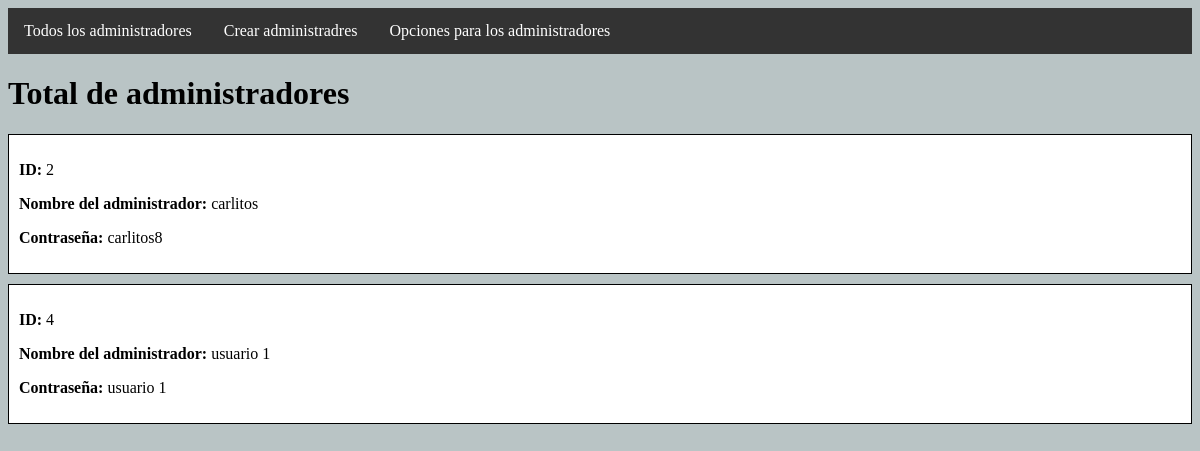
/admindjango/total_administradores/, run on an earlier commit of the app's database.
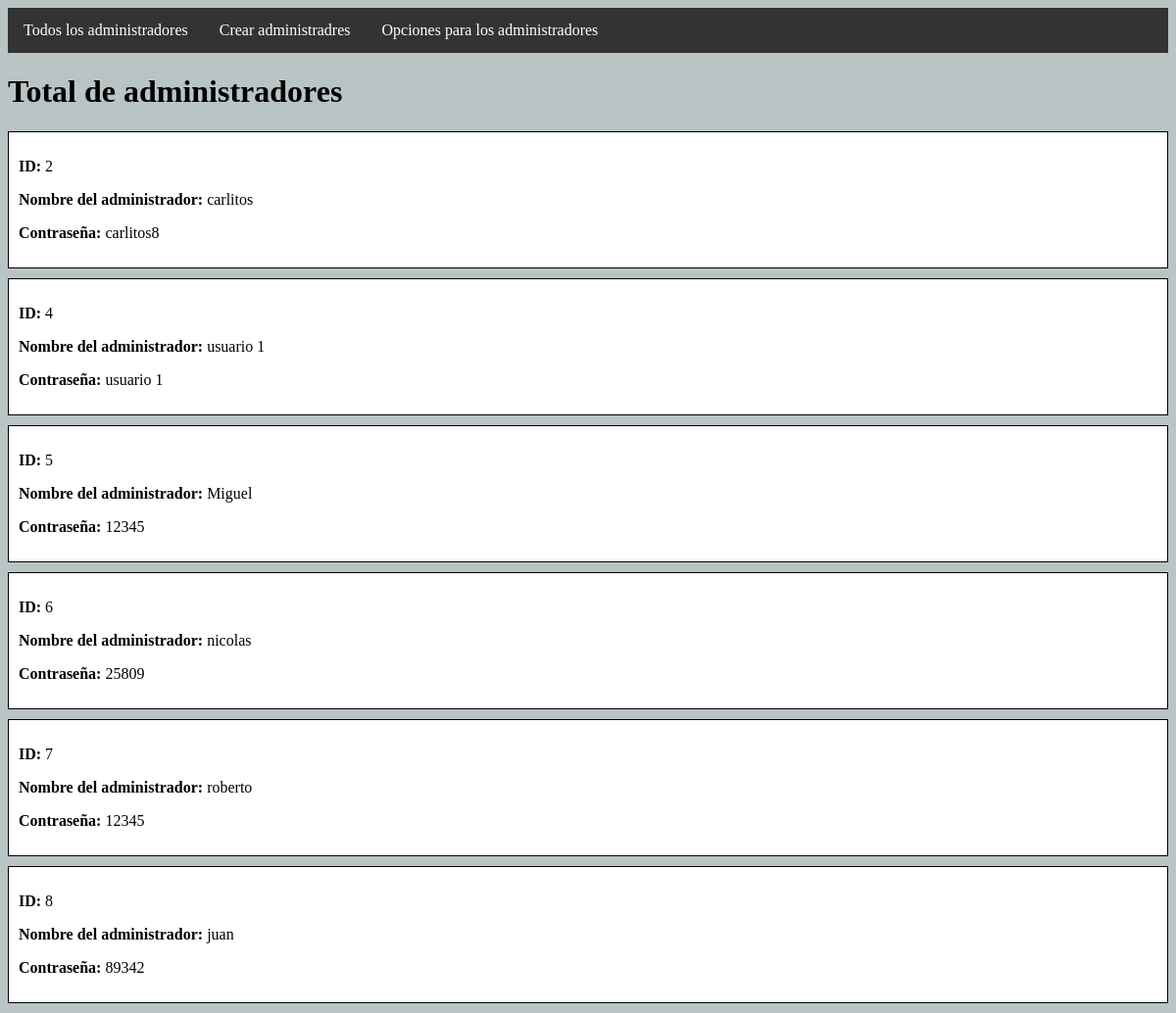
And on a later commit of the database.
### admin_botilleria/models.py (models this page shows, shortened)
class Admin_django(models.Model):
    id_admin = models.AutoField(primary_key=True)
    nombre_admin = models.CharField(max_length=40, null=False)
    contrasena_admin = models.CharField(max_length=30, null=False)

### admin_botilleria/views.py (the view)
# urls.py: path('admindjango/total_administradores/',views.total_administradores, name='total_administradores'),
def total_administradores(request):
    admin_dj = Admin_django.objects.all()
    context = {'admin_dj':admin_dj}
    return render(request, 'html/admindjango/total_administradores.html', context)

### admin_botilleria/templates/html/admindjango/total_administradores.html (shortened to what this page needs)
{% load static %}
<!DOCTYPE html>
<html lang="en">
<head>
    <link rel="stylesheet" href="{% static 'CSS/total_administradores.css' %}">
</head>
<body>
    <nav>
        <ul>
            <li><a href="{% url 'total_administradores' %}">Todos los administradores</a></li>
            <li><a href="{% url 'crear_admin' %}">Crear administradres</a></li>
            <li><a href="{% url 'admin_opc_admin' %}">Opciones para los administradores</a></li>
        </ul>
    </nav>
    <h1>Total de administradores</h1>
    {% for a in admin_dj %}
    <div class="admin-box">
        <p><strong>ID:</strong> {{ a.id_admin }}</p>
        <p><strong>Nombre del administrador:</strong> {{ a.nombre_admin }}</p>
        <p><strong>Contraseña:</strong> {{ a.contrasena_admin }}</p>
    </div>
    {% endfor %}
</body>
</html>

### admin_botilleria/static/CSS/total_administradores.css (style rules this page uses)
body { background-color:#b9c4c5; }
nav ul { list-style-type: none; margin: 0; padding: 0; overflow: hidden; background-color: #333; }
nav ul li { float: left; }
nav ul li a { display: block; color: white; text-align: center; padding: 14px 16px; text-decoration: none; }
.admin-box { border: 1px solid black; padding: 10px; margin-bottom: 10px; background-color: white; }
p { background-color: white; }

What changed in the data, as far as the page shows it:
added Admin_django: id_admin "5", nombre_admin "Miguel", contrasena_admin "12345"
added Admin_django: id_admin "6", nombre_admin "nicolas", contrasena_admin "25809"
added Admin_django: id_admin "7", nombre_admin "roberto", contrasena_admin "12345"
added Admin_django: id_admin "8", nombre_admin "juan", contrasena_admin "89342"
